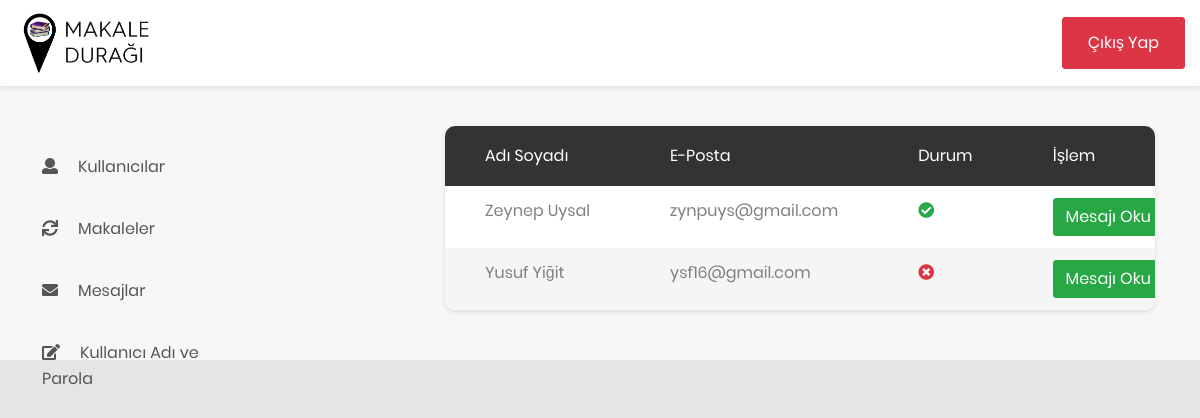
Page /admin-panel/site-admin/messages.php (signed in) on the committed database.
### tables this page shows
CREATE TABLE `messages` (
  `message_id` int(11) NOT NULL,
  `message_name` varchar(250) NOT NULL,
  `message_surname` varchar(250) NOT NULL,
  `message_mail` varchar(250) NOT NULL,
  `message_message` text NOT NULL,
  `message_status` int(11) NOT NULL DEFAULT 0
);

### admin-panel/site-admin/messages.php (the view, shortened to what this page needs)
<?php   include 'header.php'; ?>
<?php   include 'sidebar.php';
    if (!$_SESSION['site_admin_username']) {
        echo "<script type='text/javascript'>alert('Erişim izni için lütfen giriş yapınız!');</script>";
        header("Refresh: 0.1; url=login.php");
        exit();
    }
    else {
        $user_que=$db->prepare("SELECT * FROM messages");
        $user_que->execute();
        $user_check = $user_que->fetchALL(PDO::FETCH_ASSOC);
    }
?>
<div class="main-content" style="margin-top: -350px;margin-left: 400px;">
    <div class="section__content section__content--p30">
        <div class="container-fluid">
            <div class="row">
                <div class="col-lg-12">
                    <div class="table-responsive table--no-card m-b-30">
                        <table class="table table-borderless table-striped table-earning">
                            <thead>
                                <tr>
                                    <th>Adı Soyadı</th>
                                    <th>E-Posta</th>
                                    <th>Durum</th>
                                    <th>İşlem</th>
                                </tr>
                            </thead>
                            <tbody>
                                <?php
                                foreach ($user_check as $row) { ?>
                                    <tr>
                                        <td><?php echo $row["message_name"] ?>  <?php echo $row["message_surname"] ?></td>
                                        <td><?php echo $row["message_mail"] ?></td>
                                        <td><?php
                                                if ($row["message_status"]==1) {
                                                    echo "<span class='fa fa-check-circle text-success'> </span>";
                                                }
                                                else {
                                                    echo "<span class='fa fa-times-circle text-danger'> </span>";
                                                }
                                            ?>
                                        </td>
                                        <td>
                                            <a href="message-read.php?message_id=<?php echo $row["message_id"]; ?>">
                                                <button type="button" class="btn btn-success">
                                                     Mesajı Oku
                                                </button>
                                            </a>
                                        </td>
                                    </tr>
                                <?php } ?>
                            </tbody>
                        </table>
                    </div>
                </div>
            </div>
        </div>
    </div>
</div>
<?php   include 'footer.php'; ?>

### rows in the picture
messages: message_name "Zeynep", message_surname "Uysal", message_mail "zynpuys@gmail.com", message_status 1 (drawn)
messages: message_name "Yusuf", message_surname "Yiğit", message_mail "ysf16@gmail.com", message_status 0 (drawn)
